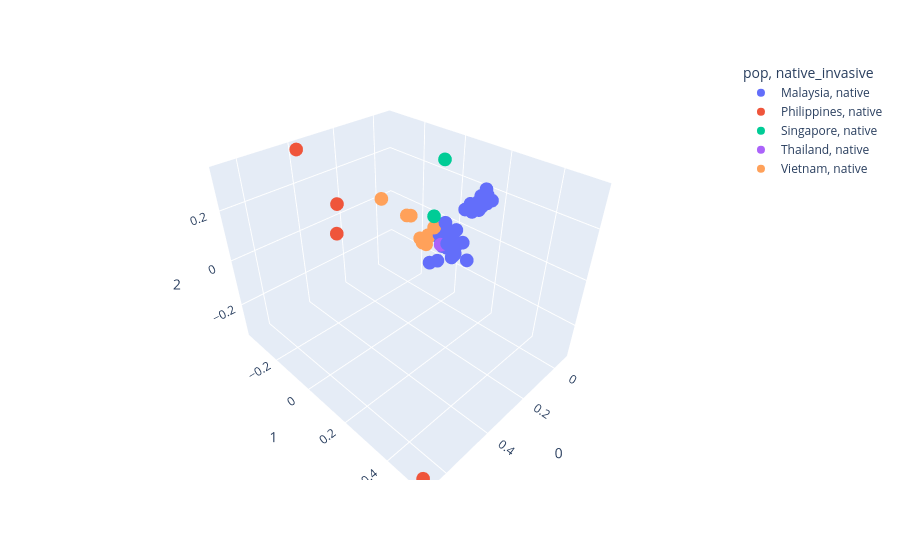

Notebook code for this chart:
### Code cell
## all individuals 
eig_val , eig_vec = load_pca( "." , "092_PCA_no_indonesia/FM_0.70_mD_2_MD_30_FMi_0.35_LD_thin.siblings_removed.no_indonesia.native" )
# plt.plot(  eig_val[:50] / eig_val.sum() )
# plt.xlabel("PC")
# plt.ylabel("var prop")
print( "PC0:{:.3f} , PC1:{:.3f} , PC2:{:.3f}".format( eig_val[0] / eig_val.sum() , eig_val[1] / eig_val.sum() , eig_val[2] / eig_val.sum() ) )
fig = px.scatter_3d( eig_vec , x = '0' , y = '1' , z='2' ,
                symbol = 'native_invasive' , color = 'pop' )

fig.write_html( '092_PCA_no_indonesia/FM_0.70_mD_2_MD_30_FMi_0.35_LD_thin.siblings_removed.no_indonesia.native.html' )
fig

### Figure 1 — Plotly figure (JSON) as saved in the notebook; plotly's stock layout.template omitted (floating-point values rounded to 4 significant figures)
{"data": [{"hovertemplate": "pop=Malaysia<br>native_invasive=native<br>0=%{x}<br>1=%{y}<br>2=%{z}<extra></extra>", "legendgroup": "Malaysia, native", "marker": {"color": "#636efa", "symbol": "circle"}, "mode": "markers", "name": "Malaysia, native", "scene": "scene", "showlegend": true, "type": "scatter3d", "x": [-0.04323, -0.02937, -0.04356, -0.03246, -0.05261, -0.04664, -0.04954, -0.02352, -0.0436, -0.03802, -0.04628, -0.05684, -0.04348, -0.04597, -0.02887, -0.02365, -0.02872, -0.03777, -0.03182, -0.03528, -0.05204, -0.02302, -0.05362, -0.03292, -0.03464, -0.06529, -0.05009, -0.05543, -0.05162, -0.04563, -0.04168, -0.04913, -0.05547, -0.04985, -0.03511, -0.02724, -0.05568, -0.04636, -0.04742, -0.04473, -0.05131, -0.04159, -0.03691, -0.03432, -0.02572, -0.03851, -0.03464], "y": [0.001923, 0.01415, -0.0002122, -0.03528, 0.1376, 0.1174, 0.1485, -0.03318, -0.06865, -0.1073, -0.07405, -0.0755, 0.0009929, -0.01042, 0.01867, 0.01675, -0.008392, 0.0248, -0.03653, -0.003362, 0.0512, -0.004116, 0.01274, -0.0005167, -0.003313, 0.06855, -0.0001821, -0.03447, 0.1669, 0.112, 0.1016, 0.1176, 0.1155, 0.1319, 0.0859, 0.06926, 0.1429, 0.08698, 0.1298, 0.1027, 0.1064, -0.03376, 0.0266, 0.01254, -0.0484, 0.02563, 0.02872], "z": [-0.04403, -0.05495, -0.04528, -0.03079, 0.2052, 0.116, 0.1543, -0.0686, -0.1964, -0.2228, -0.08048, -0.04751, -0.08376, -0.07816, -0.1315, -0.03794, -0.09785, -0.1195, -0.1034, -0.02963, -0.05697, -0.07348, -0.09929, -0.06374, -0.08932, -0.1393, -0.12, -0.05461, 0.1714, 0.1291, 0.133, 0.1367, 0.1694, 0.172, 0.1345, 0.1073, 0.1837, 0.09699, 0.1359, 0.1244, 0.1422, 0.003194, -0.05652, -0.01478, -0.05158, -0.1143, -0.001011]}, {"hovertemplate": "pop=Philippines<br>native_invasive=native<br>0=%{x}<br>1=%{y}<br>2=%{z}<extra></extra>", "legendgroup": "Philippines, native", "marker": {"color": "#EF553B", "symbol": "circle"}, "mode": "markers", "name": "Philippines, native", "scene": "scene", "showlegend": true, "type": "scatter3d", "x": [0.6718, 0.4559, 0.3883, 0.3173], "y": [0.5255, -0.08207, -0.367, -0.2542], "z": [-0.3323, 0.1446, 0.3353, 0.1379]}, {"hovertemplate": "pop=Singapore<br>native_invasive=native<br>0=%{x}<br>1=%{y}<br>2=%{z}<extra></extra>", "legendgroup": "Singapore, native", "marker": {"color": "#00cc96", "symbol": "circle"}, "mode": "markers", "name": "Singapore, native", "scene": "scene", "showlegend": true, "type": "scatter3d", "x": [-0.007397, -0.01865], "y": [-0.0651, -0.03306], "z": [0.03353, 0.277]}, {"hovertemplate": "pop=Thailand<br>native_invasive=native<br>0=%{x}<br>1=%{y}<br>2=%{z}<extra></extra>", "legendgroup": "Thailand, native", "marker": {"color": "#ab63fa", "symbol": "circle"}, "mode": "markers", "name": "Thailand, native", "scene": "scene", "showlegend": true, "type": "scatter3d", "x": [-0.01103], "y": [-0.02703], "z": [-0.08333]}, {"hovertemplate": "pop=Vietnam<br>native_invasive=native<br>0=%{x}<br>1=%{y}<br>2=%{z}<extra></extra>", "legendgroup": "Vietnam, native", "marker": {"color": "#FFA15A", "symbol": "circle"}, "mode": "markers", "name": "Vietnam, native", "scene": "scene", "showlegend": true, "type": "scatter3d", "x": [0.02296, 0.0233, 0.0131, -0.01397, 0.01686, -0.002661, 0.002546, -0.01859, 0.008749], "y": [-0.1857, -0.3366, -0.1728, -0.09928, -0.1147, -0.0585, -0.08458, -0.1129, -0.1077], "z": [0.001838, 0.022, 0.001992, -0.0819, -0.07904, -0.01313, -0.05773, -0.1229, -0.1004]}], "layout": {"legend": {"title": {"text": "pop, native_invasive"}, "tracegroupgap": 0}, "margin": {"t": 60}, "scene": {"domain": {"x": [0, 1], "y": [0, 1]}, "xaxis": {"title": {"text": "0"}}, "yaxis": {"title": {"text": "1"}}, "zaxis": {"title": {"text": "2"}}}}}
